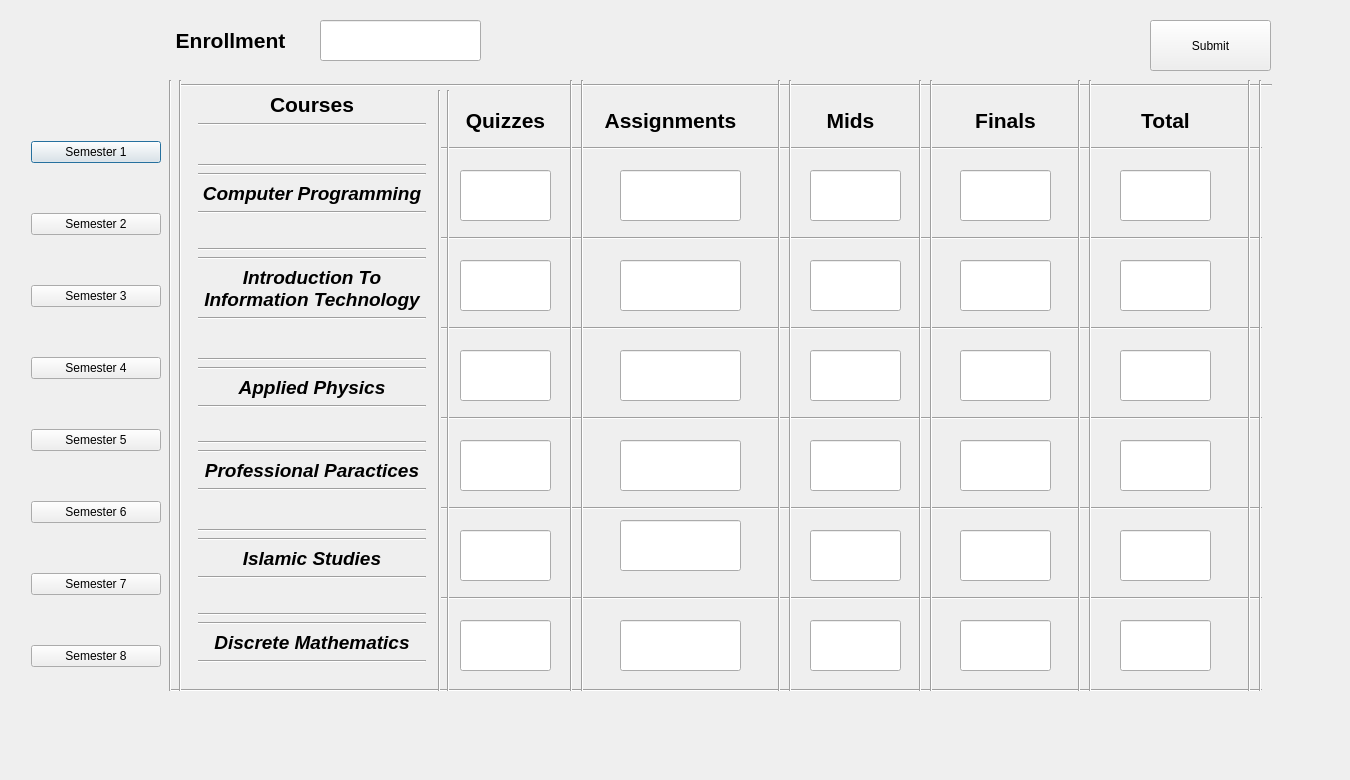
<?xml version="1.0" encoding="UTF-8"?>
<ui version="4.0">
 <class>academic_screen_entry</class>
 <widget class="QDialog" name="academic_screen_entry">
  <property name="geometry">
   <rect>
    <x>0</x>
    <y>0</y>
    <width>1350</width>
    <height>780</height>
   </rect>
  </property>
  <property name="windowTitle">
   <string>Dialog</string>
  </property>
  <widget class="QWidget" name="layoutWidget">
   <property name="geometry">
    <rect>
     <x>31</x>
     <y>117</y>
     <width>130</width>
     <height>581</height>
    </rect>
   </property>
   <layout class="QVBoxLayout" name="verticalLayout_2">
    <item>
     <widget class="QPushButton" name="semester1">
      <property name="text">
       <string>Semester 1</string>
      </property>
     </widget>
    </item>
    <item>
     <spacer name="horizontalSpacer_13">
      <property name="orientation">
       <enum>Qt::Horizontal</enum>
      </property>
      <property name="sizeHint" stdset="0">
       <size>
        <width>128</width>
        <height>20</height>
       </size>
      </property>
     </spacer>
    </item>
    <item>
     <widget class="QPushButton" name="semester2">
      <property name="text">
       <string>Semester 2</string>
      </property>
     </widget>
    </item>
    <item>
     <spacer name="horizontalSpacer_11">
      <property name="orientation">
       <enum>Qt::Horizontal</enum>
      </property>
      <property name="sizeHint" stdset="0">
       <size>
        <width>128</width>
        <height>20</height>
       </size>
      </property>
     </spacer>
    </item>
    <item>
     <widget class="QPushButton" name="semester3">
      <property name="text">
       <string>Semester 3</string>
      </property>
     </widget>
    </item>
    <item>
     <spacer name="horizontalSpacer_10">
      <property name="orientation">
       <enum>Qt::Horizontal</enum>
      </property>
      <property name="sizeHint" stdset="0">
       <size>
        <width>128</width>
        <height>20</height>
       </size>
      </property>
     </spacer>
    </item>
    <item>
     <widget class="QPushButton" name="semester4">
      <property name="text">
       <string>Semester 4</string>
      </property>
     </widget>
    </item>
    <item>
     <spacer name="horizontalSpacer_9">
      <property name="orientation">
       <enum>Qt::Horizontal</enum>
      </property>
      <property name="sizeHint" stdset="0">
       <size>
        <width>128</width>
        <height>20</height>
       </size>
      </property>
     </spacer>
    </item>
    <item>
     <widget class="QPushButton" name="semester5">
      <property name="font">
       <font>
        <family>Segoe UI</family>
        <bold>false</bold>
        <underline>false</underline>
        <strikeout>false</strikeout>
       </font>
      </property>
      <property name="cursor">
       <cursorShape>OpenHandCursor</cursorShape>
      </property>
      <property name="mouseTracking">
       <bool>false</bool>
      </property>
      <property name="whatsThis">
       <string/>
      </property>
      <property name="autoFillBackground">
       <bool>false</bool>
      </property>
      <property name="text">
       <string>Semester 5</string>
      </property>
     </widget>
    </item>
    <item>
     <spacer name="horizontalSpacer_7">
      <property name="orientation">
       <enum>Qt::Horizontal</enum>
      </property>
      <property name="sizeHint" stdset="0">
       <size>
        <width>128</width>
        <height>20</height>
       </size>
      </property>
     </spacer>
    </item>
    <item>
     <widget class="QPushButton" name="semester6">
      <property name="text">
       <string>Semester 6</string>
      </property>
     </widget>
    </item>
    <item>
     <spacer name="horizontalSpacer_8">
      <property name="orientation">
       <enum>Qt::Horizontal</enum>
      </property>
      <property name="sizeHint" stdset="0">
       <size>
        <width>128</width>
        <height>20</height>
       </size>
      </property>
     </spacer>
    </item>
    <item>
     <widget class="QPushButton" name="semester7">
      <property name="text">
       <string>Semester 7</string>
      </property>
     </widget>
    </item>
    <item>
     <spacer name="horizontalSpacer_6">
      <property name="orientation">
       <enum>Qt::Horizontal</enum>
      </property>
      <property name="sizeHint" stdset="0">
       <size>
        <width>128</width>
        <height>20</height>
       </size>
      </property>
     </spacer>
    </item>
    <item>
     <widget class="QPushButton" name="semester8">
      <property name="text">
       <string>Semester 8</string>
      </property>
     </widget>
    </item>
   </layout>
  </widget>
  <widget class="Line" name="line_5">
   <property name="geometry">
    <rect>
     <x>562</x>
     <y>80</y>
     <width>41</width>
     <height>611</height>
    </rect>
   </property>
   <property name="orientation">
    <enum>Qt::Vertical</enum>
   </property>
  </widget>
  <widget class="Line" name="line_2">
   <property name="geometry">
    <rect>
     <x>160</x>
     <y>80</y>
     <width>41</width>
     <height>611</height>
    </rect>
   </property>
   <property name="orientation">
    <enum>Qt::Vertical</enum>
   </property>
  </widget>
  <widget class="Line" name="line_41">
   <property name="geometry">
    <rect>
     <x>181</x>
     <y>70</y>
     <width>1091</width>
     <height>31</height>
    </rect>
   </property>
   <property name="orientation">
    <enum>Qt::Horizontal</enum>
   </property>
  </widget>
  <widget class="QWidget" name="layoutWidget_2">
   <property name="geometry">
    <rect>
     <x>198</x>
     <y>92</y>
     <width>228</width>
     <height>571</height>
    </rect>
   </property>
   <layout class="QVBoxLayout" name="verticalLayout">
    <item>
     <widget class="QLabel" name="label">
      <property name="font">
       <font>
        <family>Arial</family>
        <pointsize>16</pointsize>
        <bold>true</bold>
       </font>
      </property>
      <property name="text">
       <string>Courses</string>
      </property>
      <property name="alignment">
       <set>Qt::AlignCenter</set>
      </property>
      <property name="wordWrap">
       <bool>false</bool>
      </property>
     </widget>
    </item>
    <item>
     <widget class="Line" name="line_27">
      <property name="orientation">
       <enum>Qt::Horizontal</enum>
      </property>
     </widget>
    </item>
    <item>
     <spacer name="verticalSpacer_5">
      <property name="orientation">
       <enum>Qt::Vertical</enum>
      </property>
      <property name="sizeHint" stdset="0">
       <size>
        <width>178</width>
        <height>48</height>
       </size>
      </property>
     </spacer>
    </item>
    <item>
     <widget class="Line" name="line_21">
      <property name="orientation">
       <enum>Qt::Horizontal</enum>
      </property>
     </widget>
    </item>
    <item>
     <widget class="Line" name="line_31">
      <property name="orientation">
       <enum>Qt::Horizontal</enum>
      </property>
     </widget>
    </item>
    <item>
     <widget class="QLabel" name="course1">
      <property name="font">
       <font>
        <pointsize>14</pointsize>
        <italic>true</italic>
        <bold>true</bold>
       </font>
      </property>
      <property name="text">
       <string>Computer Programming</string>
      </property>
      <property name="alignment">
       <set>Qt::AlignCenter</set>
      </property>
      <property name="wordWrap">
       <bool>true</bool>
      </property>
     </widget>
    </item>
    <item>
     <widget class="Line" name="line_23">
      <property name="orientation">
       <enum>Qt::Horizontal</enum>
      </property>
     </widget>
    </item>
    <item>
     <spacer name="verticalSpacer">
      <property name="orientation">
       <enum>Qt::Vertical</enum>
      </property>
      <property name="sizeHint" stdset="0">
       <size>
        <width>226</width>
        <height>44</height>
       </size>
      </property>
     </spacer>
    </item>
    <item>
     <widget class="Line" name="line_20">
      <property name="orientation">
       <enum>Qt::Horizontal</enum>
      </property>
     </widget>
    </item>
    <item>
     <widget class="Line" name="line_30">
      <property name="orientation">
       <enum>Qt::Horizontal</enum>
      </property>
     </widget>
    </item>
    <item>
     <widget class="QLabel" name="course2">
      <property name="font">
       <font>
        <pointsize>14</pointsize>
        <italic>true</italic>
        <bold>true</bold>
       </font>
      </property>
      <property name="text">
       <string>Introduction To Information Technology</string>
      </property>
      <property name="alignment">
       <set>Qt::AlignCenter</set>
      </property>
      <property name="wordWrap">
       <bool>true</bool>
      </property>
     </widget>
    </item>
    <item>
     <widget class="Line" name="line_19">
      <property name="orientation">
       <enum>Qt::Horizontal</enum>
      </property>
     </widget>
    </item>
    <item>
     <spacer name="verticalSpacer_2">
      <property name="orientation">
       <enum>Qt::Vertical</enum>
      </property>
      <property name="sizeHint" stdset="0">
       <size>
        <width>178</width>
        <height>48</height>
       </size>
      </property>
     </spacer>
    </item>
    <item>
     <widget class="Line" name="line_15">
      <property name="orientation">
       <enum>Qt::Horizontal</enum>
      </property>
     </widget>
    </item>
    <item>
     <widget class="Line" name="line_29">
      <property name="orientation">
       <enum>Qt::Horizontal</enum>
      </property>
     </widget>
    </item>
    <item>
     <widget class="QLabel" name="course3">
      <property name="font">
       <font>
        <pointsize>14</pointsize>
        <italic>true</italic>
        <bold>true</bold>
       </font>
      </property>
      <property name="text">
       <string>Applied Physics</string>
      </property>
      <property name="alignment">
       <set>Qt::AlignCenter</set>
      </property>
      <property name="wordWrap">
       <bool>true</bool>
      </property>
     </widget>
    </item>
    <item>
     <widget class="Line" name="line_22">
      <property name="orientation">
       <enum>Qt::Horizontal</enum>
      </property>
     </widget>
    </item>
    <item>
     <spacer name="verticalSpacer_3">
      <property name="orientation">
       <enum>Qt::Vertical</enum>
      </property>
      <property name="sizeHint" stdset="0">
       <size>
        <width>175</width>
        <height>44</height>
       </size>
      </property>
     </spacer>
    </item>
    <item>
     <widget class="Line" name="line_16">
      <property name="orientation">
       <enum>Qt::Horizontal</enum>
      </property>
     </widget>
    </item>
    <item>
     <widget class="Line" name="line_28">
      <property name="orientation">
       <enum>Qt::Horizontal</enum>
      </property>
     </widget>
    </item>
    <item>
     <widget class="QLabel" name="course4">
      <property name="font">
       <font>
        <pointsize>14</pointsize>
        <italic>true</italic>
        <bold>true</bold>
       </font>
      </property>
      <property name="text">
       <string>Professional Paractices</string>
      </property>
      <property name="alignment">
       <set>Qt::AlignCenter</set>
      </property>
      <property name="wordWrap">
       <bool>true</bool>
      </property>
     </widget>
    </item>
    <item>
     <widget class="Line" name="line_24">
      <property name="orientation">
       <enum>Qt::Horizontal</enum>
      </property>
     </widget>
    </item>
    <item>
     <spacer name="verticalSpacer_4">
      <property name="orientation">
       <enum>Qt::Vertical</enum>
      </property>
      <property name="sizeHint" stdset="0">
       <size>
        <width>178</width>
        <height>48</height>
       </size>
      </property>
     </spacer>
    </item>
    <item>
     <widget class="Line" name="line_33">
      <property name="orientation">
       <enum>Qt::Horizontal</enum>
      </property>
     </widget>
    </item>
    <item>
     <widget class="Line" name="line_17">
      <property name="orientation">
       <enum>Qt::Horizontal</enum>
      </property>
     </widget>
    </item>
    <item>
     <widget class="QLabel" name="course5">
      <property name="font">
       <font>
        <pointsize>14</pointsize>
        <italic>true</italic>
        <bold>true</bold>
       </font>
      </property>
      <property name="text">
       <string>Islamic Studies</string>
      </property>
      <property name="alignment">
       <set>Qt::AlignCenter</set>
      </property>
      <property name="wordWrap">
       <bool>true</bool>
      </property>
     </widget>
    </item>
    <item>
     <widget class="Line" name="line_26">
      <property name="orientation">
       <enum>Qt::Horizontal</enum>
      </property>
     </widget>
    </item>
    <item>
     <spacer name="verticalSpacer_6">
      <property name="orientation">
       <enum>Qt::Vertical</enum>
      </property>
      <property name="sizeHint" stdset="0">
       <size>
        <width>175</width>
        <height>44</height>
       </size>
      </property>
     </spacer>
    </item>
    <item>
     <widget class="Line" name="line_32">
      <property name="orientation">
       <enum>Qt::Horizontal</enum>
      </property>
     </widget>
    </item>
    <item>
     <widget class="Line" name="line_18">
      <property name="orientation">
       <enum>Qt::Horizontal</enum>
      </property>
     </widget>
    </item>
    <item>
     <widget class="QLabel" name="course6">
      <property name="font">
       <font>
        <pointsize>14</pointsize>
        <italic>true</italic>
        <bold>true</bold>
       </font>
      </property>
      <property name="text">
       <string>Discrete Mathematics</string>
      </property>
      <property name="alignment">
       <set>Qt::AlignCenter</set>
      </property>
      <property name="wordWrap">
       <bool>true</bool>
      </property>
     </widget>
    </item>
    <item>
     <widget class="Line" name="line_25">
      <property name="orientation">
       <enum>Qt::Horizontal</enum>
      </property>
     </widget>
    </item>
   </layout>
  </widget>
  <widget class="Line" name="line_34">
   <property name="geometry">
    <rect>
     <x>171</x>
     <y>675</y>
     <width>1091</width>
     <height>31</height>
    </rect>
   </property>
   <property name="orientation">
    <enum>Qt::Horizontal</enum>
   </property>
  </widget>
  <widget class="Line" name="line">
   <property name="geometry">
    <rect>
     <x>160</x>
     <y>80</y>
     <width>20</width>
     <height>611</height>
    </rect>
   </property>
   <property name="orientation">
    <enum>Qt::Vertical</enum>
   </property>
  </widget>
  <widget class="Line" name="line_35">
   <property name="geometry">
    <rect>
     <x>441</x>
     <y>590</y>
     <width>821</width>
     <height>16</height>
    </rect>
   </property>
   <property name="orientation">
    <enum>Qt::Horizontal</enum>
   </property>
  </widget>
  <widget class="Line" name="line_40">
   <property name="geometry">
    <rect>
     <x>441</x>
     <y>140</y>
     <width>821</width>
     <height>16</height>
    </rect>
   </property>
   <property name="orientation">
    <enum>Qt::Horizontal</enum>
   </property>
  </widget>
  <widget class="Line" name="line_6">
   <property name="geometry">
    <rect>
     <x>561</x>
     <y>80</y>
     <width>20</width>
     <height>611</height>
    </rect>
   </property>
   <property name="orientation">
    <enum>Qt::Vertical</enum>
   </property>
  </widget>
  <widget class="Line" name="line_36">
   <property name="geometry">
    <rect>
     <x>441</x>
     <y>500</y>
     <width>821</width>
     <height>16</height>
    </rect>
   </property>
   <property name="orientation">
    <enum>Qt::Horizontal</enum>
   </property>
  </widget>
  <widget class="Line" name="line_9">
   <property name="geometry">
    <rect>
     <x>921</x>
     <y>80</y>
     <width>21</width>
     <height>611</height>
    </rect>
   </property>
   <property name="orientation">
    <enum>Qt::Vertical</enum>
   </property>
  </widget>
  <widget class="Line" name="line_37">
   <property name="geometry">
    <rect>
     <x>441</x>
     <y>410</y>
     <width>821</width>
     <height>16</height>
    </rect>
   </property>
   <property name="orientation">
    <enum>Qt::Horizontal</enum>
   </property>
  </widget>
  <widget class="Line" name="line_4">
   <property name="geometry">
    <rect>
     <x>431</x>
     <y>90</y>
     <width>16</width>
     <height>601</height>
    </rect>
   </property>
   <property name="orientation">
    <enum>Qt::Vertical</enum>
   </property>
  </widget>
  <widget class="Line" name="line_38">
   <property name="geometry">
    <rect>
     <x>441</x>
     <y>320</y>
     <width>821</width>
     <height>16</height>
    </rect>
   </property>
   <property name="orientation">
    <enum>Qt::Horizontal</enum>
   </property>
  </widget>
  <widget class="Line" name="line_39">
   <property name="geometry">
    <rect>
     <x>441</x>
     <y>230</y>
     <width>821</width>
     <height>16</height>
    </rect>
   </property>
   <property name="orientation">
    <enum>Qt::Horizontal</enum>
   </property>
  </widget>
  <widget class="Line" name="line_3">
   <property name="geometry">
    <rect>
     <x>438</x>
     <y>90</y>
     <width>20</width>
     <height>601</height>
    </rect>
   </property>
   <property name="orientation">
    <enum>Qt::Vertical</enum>
   </property>
  </widget>
  <widget class="Line" name="line_10">
   <property name="geometry">
    <rect>
     <x>910</x>
     <y>80</y>
     <width>21</width>
     <height>611</height>
    </rect>
   </property>
   <property name="orientation">
    <enum>Qt::Vertical</enum>
   </property>
  </widget>
  <widget class="QLabel" name="label_5">
   <property name="geometry">
    <rect>
     <x>970</x>
     <y>100</y>
     <width>71</width>
     <height>41</height>
    </rect>
   </property>
   <property name="font">
    <font>
     <family>Arial</family>
     <pointsize>16</pointsize>
     <bold>true</bold>
    </font>
   </property>
   <property name="text">
    <string>Finals</string>
   </property>
   <property name="alignment">
    <set>Qt::AlignCenter</set>
   </property>
   <property name="wordWrap">
    <bool>false</bool>
   </property>
  </widget>
  <widget class="QLabel" name="label_4">
   <property name="geometry">
    <rect>
     <x>820</x>
     <y>100</y>
     <width>61</width>
     <height>41</height>
    </rect>
   </property>
   <property name="font">
    <font>
     <family>Arial</family>
     <pointsize>16</pointsize>
     <bold>true</bold>
    </font>
   </property>
   <property name="text">
    <string>Mids</string>
   </property>
   <property name="alignment">
    <set>Qt::AlignCenter</set>
   </property>
   <property name="wordWrap">
    <bool>false</bool>
   </property>
  </widget>
  <widget class="QLabel" name="label_6">
   <property name="geometry">
    <rect>
     <x>1130</x>
     <y>100</y>
     <width>71</width>
     <height>41</height>
    </rect>
   </property>
   <property name="font">
    <font>
     <family>Arial</family>
     <pointsize>16</pointsize>
     <bold>true</bold>
    </font>
   </property>
   <property name="text">
    <string>Total</string>
   </property>
   <property name="alignment">
    <set>Qt::AlignCenter</set>
   </property>
   <property name="wordWrap">
    <bool>false</bool>
   </property>
  </widget>
  <widget class="QLabel" name="label_2">
   <property name="geometry">
    <rect>
     <x>460</x>
     <y>100</y>
     <width>91</width>
     <height>41</height>
    </rect>
   </property>
   <property name="font">
    <font>
     <family>Arial</family>
     <pointsize>16</pointsize>
     <bold>true</bold>
    </font>
   </property>
   <property name="text">
    <string>Quizzes</string>
   </property>
   <property name="alignment">
    <set>Qt::AlignCenter</set>
   </property>
   <property name="wordWrap">
    <bool>false</bool>
   </property>
  </widget>
  <widget class="QLabel" name="label_3">
   <property name="geometry">
    <rect>
     <x>600</x>
     <y>100</y>
     <width>141</width>
     <height>41</height>
    </rect>
   </property>
   <property name="font">
    <font>
     <family>Arial</family>
     <pointsize>16</pointsize>
     <bold>true</bold>
    </font>
   </property>
   <property name="text">
    <string>Assignments</string>
   </property>
   <property name="alignment">
    <set>Qt::AlignCenter</set>
   </property>
   <property name="wordWrap">
    <bool>false</bool>
   </property>
  </widget>
  <widget class="Line" name="line_42">
   <property name="geometry">
    <rect>
     <x>769</x>
     <y>80</y>
     <width>21</width>
     <height>611</height>
    </rect>
   </property>
   <property name="orientation">
    <enum>Qt::Vertical</enum>
   </property>
  </widget>
  <widget class="Line" name="line_43">
   <property name="geometry">
    <rect>
     <x>780</x>
     <y>80</y>
     <width>21</width>
     <height>611</height>
    </rect>
   </property>
   <property name="orientation">
    <enum>Qt::Vertical</enum>
   </property>
  </widget>
  <widget class="Line" name="line_44">
   <property name="geometry">
    <rect>
     <x>1069</x>
     <y>80</y>
     <width>21</width>
     <height>611</height>
    </rect>
   </property>
   <property name="orientation">
    <enum>Qt::Vertical</enum>
   </property>
  </widget>
  <widget class="Line" name="line_45">
   <property name="geometry">
    <rect>
     <x>1080</x>
     <y>80</y>
     <width>21</width>
     <height>611</height>
    </rect>
   </property>
   <property name="orientation">
    <enum>Qt::Vertical</enum>
   </property>
  </widget>
  <widget class="Line" name="line_46">
   <property name="geometry">
    <rect>
     <x>1239</x>
     <y>80</y>
     <width>21</width>
     <height>611</height>
    </rect>
   </property>
   <property name="orientation">
    <enum>Qt::Vertical</enum>
   </property>
  </widget>
  <widget class="Line" name="line_47">
   <property name="geometry">
    <rect>
     <x>1250</x>
     <y>80</y>
     <width>21</width>
     <height>611</height>
    </rect>
   </property>
   <property name="orientation">
    <enum>Qt::Vertical</enum>
   </property>
  </widget>
  <widget class="QLineEdit" name="quiz1">
   <property name="geometry">
    <rect>
     <x>460</x>
     <y>170</y>
     <width>91</width>
     <height>51</height>
    </rect>
   </property>
  </widget>
  <widget class="QLineEdit" name="quiz2">
   <property name="geometry">
    <rect>
     <x>460</x>
     <y>260</y>
     <width>91</width>
     <height>51</height>
    </rect>
   </property>
  </widget>
  <widget class="QLineEdit" name="quiz3">
   <property name="geometry">
    <rect>
     <x>460</x>
     <y>350</y>
     <width>91</width>
     <height>51</height>
    </rect>
   </property>
  </widget>
  <widget class="QLineEdit" name="quiz4">
   <property name="geometry">
    <rect>
     <x>460</x>
     <y>440</y>
     <width>91</width>
     <height>51</height>
    </rect>
   </property>
  </widget>
  <widget class="QLineEdit" name="quiz5">
   <property name="geometry">
    <rect>
     <x>460</x>
     <y>530</y>
     <width>91</width>
     <height>51</height>
    </rect>
   </property>
  </widget>
  <widget class="QLineEdit" name="quiz6">
   <property name="geometry">
    <rect>
     <x>460</x>
     <y>620</y>
     <width>91</width>
     <height>51</height>
    </rect>
   </property>
  </widget>
  <widget class="QLineEdit" name="assign6">
   <property name="geometry">
    <rect>
     <x>620</x>
     <y>620</y>
     <width>121</width>
     <height>51</height>
    </rect>
   </property>
  </widget>
  <widget class="QLineEdit" name="assign5">
   <property name="geometry">
    <rect>
     <x>620</x>
     <y>520</y>
     <width>121</width>
     <height>51</height>
    </rect>
   </property>
  </widget>
  <widget class="QLineEdit" name="assign4">
   <property name="geometry">
    <rect>
     <x>620</x>
     <y>440</y>
     <width>121</width>
     <height>51</height>
    </rect>
   </property>
  </widget>
  <widget class="QLineEdit" name="assign3">
   <property name="geometry">
    <rect>
     <x>620</x>
     <y>350</y>
     <width>121</width>
     <height>51</height>
    </rect>
   </property>
  </widget>
  <widget class="QLineEdit" name="assign2">
   <property name="geometry">
    <rect>
     <x>620</x>
     <y>260</y>
     <width>121</width>
     <height>51</height>
    </rect>
   </property>
  </widget>
  <widget class="QLineEdit" name="assign1">
   <property name="geometry">
    <rect>
     <x>620</x>
     <y>170</y>
     <width>121</width>
     <height>51</height>
    </rect>
   </property>
  </widget>
  <widget class="QLineEdit" name="mids1">
   <property name="geometry">
    <rect>
     <x>810</x>
     <y>170</y>
     <width>91</width>
     <height>51</height>
    </rect>
   </property>
  </widget>
  <widget class="QLineEdit" name="mids4">
   <property name="geometry">
    <rect>
     <x>810</x>
     <y>440</y>
     <width>91</width>
     <height>51</height>
    </rect>
   </property>
  </widget>
  <widget class="QLineEdit" name="mids6">
   <property name="geometry">
    <rect>
     <x>810</x>
     <y>620</y>
     <width>91</width>
     <height>51</height>
    </rect>
   </property>
  </widget>
  <widget class="QLineEdit" name="mids2">
   <property name="geometry">
    <rect>
     <x>810</x>
     <y>260</y>
     <width>91</width>
     <height>51</height>
    </rect>
   </property>
  </widget>
  <widget class="QLineEdit" name="mids5">
   <property name="geometry">
    <rect>
     <x>810</x>
     <y>530</y>
     <width>91</width>
     <height>51</height>
    </rect>
   </property>
  </widget>
  <widget class="QLineEdit" name="mids3">
   <property name="geometry">
    <rect>
     <x>810</x>
     <y>350</y>
     <width>91</width>
     <height>51</height>
    </rect>
   </property>
  </widget>
  <widget class="QLineEdit" name="finals4">
   <property name="geometry">
    <rect>
     <x>960</x>
     <y>440</y>
     <width>91</width>
     <height>51</height>
    </rect>
   </property>
  </widget>
  <widget class="QLineEdit" name="finals6">
   <property name="geometry">
    <rect>
     <x>960</x>
     <y>620</y>
     <width>91</width>
     <height>51</height>
    </rect>
   </property>
  </widget>
  <widget class="QLineEdit" name="finals3">
   <property name="geometry">
    <rect>
     <x>960</x>
     <y>350</y>
     <width>91</width>
     <height>51</height>
    </rect>
   </property>
  </widget>
  <widget class="QLineEdit" name="finals1">
   <property name="geometry">
    <rect>
     <x>960</x>
     <y>170</y>
     <width>91</width>
     <height>51</height>
    </rect>
   </property>
  </widget>
  <widget class="QLineEdit" name="finals5">
   <property name="geometry">
    <rect>
     <x>960</x>
     <y>530</y>
     <width>91</width>
     <height>51</height>
    </rect>
   </property>
  </widget>
  <widget class="QLineEdit" name="finals2">
   <property name="geometry">
    <rect>
     <x>960</x>
     <y>260</y>
     <width>91</width>
     <height>51</height>
    </rect>
   </property>
  </widget>
  <widget class="QLineEdit" name="total4">
   <property name="geometry">
    <rect>
     <x>1120</x>
     <y>440</y>
     <width>91</width>
     <height>51</height>
    </rect>
   </property>
  </widget>
  <widget class="QLineEdit" name="total6">
   <property name="geometry">
    <rect>
     <x>1120</x>
     <y>620</y>
     <width>91</width>
     <height>51</height>
    </rect>
   </property>
  </widget>
  <widget class="QLineEdit" name="total3">
   <property name="geometry">
    <rect>
     <x>1120</x>
     <y>350</y>
     <width>91</width>
     <height>51</height>
    </rect>
   </property>
  </widget>
  <widget class="QLineEdit" name="total1">
   <property name="geometry">
    <rect>
     <x>1120</x>
     <y>170</y>
     <width>91</width>
     <height>51</height>
    </rect>
   </property>
  </widget>
  <widget class="QLineEdit" name="total5">
   <property name="geometry">
    <rect>
     <x>1120</x>
     <y>530</y>
     <width>91</width>
     <height>51</height>
    </rect>
   </property>
  </widget>
  <widget class="QLineEdit" name="total2">
   <property name="geometry">
    <rect>
     <x>1120</x>
     <y>260</y>
     <width>91</width>
     <height>51</height>
    </rect>
   </property>
  </widget>
  <widget class="QPushButton" name="pushButton">
   <property name="geometry">
    <rect>
     <x>1150</x>
     <y>20</y>
     <width>121</width>
     <height>51</height>
    </rect>
   </property>
   <property name="text">
    <string>Submit</string>
   </property>
  </widget>
  <widget class="QLineEdit" name="enrollment">
   <property name="geometry">
    <rect>
     <x>320</x>
     <y>20</y>
     <width>161</width>
     <height>41</height>
    </rect>
   </property>
   <property name="autoFillBackground">
    <bool>false</bool>
   </property>
   <property name="inputMask">
    <string notr="true"/>
   </property>
   <property name="placeholderText">
    <string extracomment="Enrollment"/>
   </property>
  </widget>
  <widget class="QLabel" name="label_7">
   <property name="geometry">
    <rect>
     <x>170</x>
     <y>20</y>
     <width>121</width>
     <height>41</height>
    </rect>
   </property>
   <property name="font">
    <font>
     <family>Arial</family>
     <pointsize>16</pointsize>
     <bold>true</bold>
    </font>
   </property>
   <property name="text">
    <string>Enrollment</string>
   </property>
   <property name="alignment">
    <set>Qt::AlignCenter</set>
   </property>
   <property name="wordWrap">
    <bool>false</bool>
   </property>
  </widget>
  <zorder>line_41</zorder>
  <zorder>layoutWidget</zorder>
  <zorder>layoutWidget_2</zorder>
  <zorder>line_34</zorder>
  <zorder>line_35</zorder>
  <zorder>line_40</zorder>
  <zorder>line_36</zorder>
  <zorder>line_37</zorder>
  <zorder>line_4</zorder>
  <zorder>line_38</zorder>
  <zorder>line_39</zorder>
  <zorder>line_3</zorder>
  <zorder>label_5</zorder>
  <zorder>label_4</zorder>
  <zorder>label_6</zorder>
  <zorder>label_2</zorder>
  <zorder>label_3</zorder>
  <zorder>line_5</zorder>
  <zorder>line_6</zorder>
  <zorder>line_10</zorder>
  <zorder>line_9</zorder>
  <zorder>line_42</zorder>
  <zorder>line_43</zorder>
  <zorder>line_44</zorder>
  <zorder>line_45</zorder>
  <zorder>line_46</zorder>
  <zorder>line_47</zorder>
  <zorder>quiz1</zorder>
  <zorder>quiz2</zorder>
  <zorder>quiz3</zorder>
  <zorder>quiz4</zorder>
  <zorder>quiz5</zorder>
  <zorder>quiz6</zorder>
  <zorder>assign6</zorder>
  <zorder>assign5</zorder>
  <zorder>assign4</zorder>
  <zorder>assign3</zorder>
  <zorder>assign2</zorder>
  <zorder>assign1</zorder>
  <zorder>mids1</zorder>
  <zorder>mids4</zorder>
  <zorder>mids6</zorder>
  <zorder>mids2</zorder>
  <zorder>mids5</zorder>
  <zorder>mids3</zorder>
  <zorder>finals4</zorder>
  <zorder>finals6</zorder>
  <zorder>finals3</zorder>
  <zorder>finals1</zorder>
  <zorder>finals5</zorder>
  <zorder>finals2</zorder>
  <zorder>total4</zorder>
  <zorder>total6</zorder>
  <zorder>total3</zorder>
  <zorder>total1</zorder>
  <zorder>total5</zorder>
  <zorder>total2</zorder>
  <zorder>pushButton</zorder>
  <zorder>enrollment</zorder>
  <zorder>label_7</zorder>
  <zorder>line</zorder>
  <zorder>line_2</zorder>
 </widget>
 <resources/>
 <connections/>
</ui>
